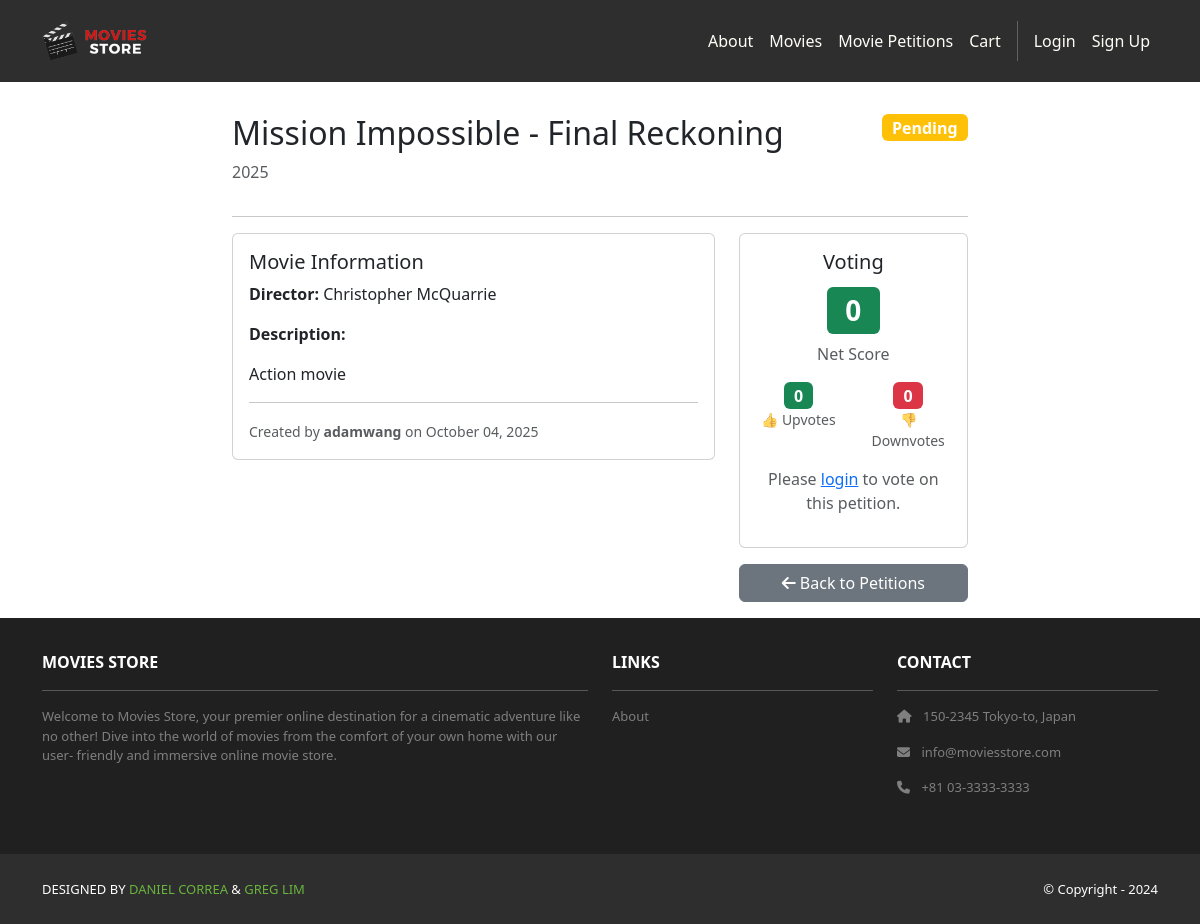
/movies/petitions/1/, run on the app's committed database.
### movies/models.py (models this page shows, shortened)
class MoviePetition(models.Model):
    id = models.AutoField(primary_key=True)
    movie_title = models.CharField(max_length=255)
    movie_description = models.TextField(blank=True, null=True)
    movie_year = models.IntegerField(blank=True, null=True)
    movie_director = models.CharField(max_length=255, blank=True, null=True)
    created_by = models.ForeignKey(User, on_delete=models.CASCADE)
    created_at = models.DateTimeField(auto_now_add=True)
    status = models.CharField(max_length=20, choices=[
        ('pending', 'Pending'),
        ('approved', 'Approved'),
        ('rejected', 'Rejected')
    ], default='pending')
    def get_vote_score(self):
        upvotes = self.petitionvote_set.filter(vote_type='upvote').count()
        downvotes = self.petitionvote_set.filter(vote_type='downvote').count()
        return upvotes - downvotes
    def get_upvotes(self):
        return self.petitionvote_set.filter(vote_type='upvote').count()
    def get_downvotes(self):
        return self.petitionvote_set.filter(vote_type='downvote').count()

### movies/views.py (the view)
# urls.py: path('petitions/<int:id>/', views.petition_detail, name='movies.petition_detail'),
def petition_detail(request, id):
    petition = get_object_or_404(MoviePetition, id=id)
    user_vote = None
    if request.user.is_authenticated:
        try:
            user_vote = PetitionVote.objects.get(petition=petition, user=request.user)
        except PetitionVote.DoesNotExist:
            pass
    template_data = {}
    template_data['title'] = f'Petition: {petition.movie_title}'
    template_data['petition'] = petition
    template_data['user_vote'] = user_vote
    template_data['vote_score'] = petition.get_vote_score()
    template_data['upvotes'] = petition.get_upvotes()
    template_data['downvotes'] = petition.get_downvotes()
    return render(request, 'movies/petition_detail.html', {'template_data': template_data})

### movies/templates/movies/petition_detail.html (shortened to what this page needs)
{% extends 'base.html' %}
{% block content %}
{% load static %}
<div class="p-3">
  <div class="container">
    <div class="row mt-3">
      <div class="col-md-8 mx-auto">
        <div class="d-flex justify-content-between align-items-start mb-3">
          <div>
            <h2>{{ template_data.petition.movie_title }}</h2>
            {% if template_data.petition.movie_year %}
              <p class="text-muted">{{ template_data.petition.movie_year }}</p>
            {% endif %}
          </div>
          <span class="badge bg-{% if template_data.petition.status == 'approved' %}success{% elif template_data.petition.status == 'rejected' %}danger{% else %}warning{% endif %} fs-6">
            {{ template_data.petition.get_status_display }}
          </span>
        </div>
        <hr />
        <div class="row">
          <div class="col-md-8">
            <div class="card">
              <div class="card-body">
                <h5 class="card-title">Movie Information</h5>
                {% if template_data.petition.movie_director %}
                <p><strong>Director:</strong> {{ template_data.petition.movie_director }}</p>
                {% endif %}
                {% if template_data.petition.movie_description %}
                <p><strong>Description:</strong></p>
                <p>{{ template_data.petition.movie_description }}</p>
                {% endif %}
                <hr>
                <div class="d-flex justify-content-between align-items-center">
                  <div>
                    <small class="text-muted">
                      Created by <strong>{{ template_data.petition.created_by.username }}</strong> on {{ template_data.petition.created_at|date:"F d, Y" }}
                    </small>
                  </div>
                </div>
              </div>
            </div>
          </div>
          <div class="col-md-4">
            <div class="card">
              <div class="card-body text-center">
                <h5 class="card-title">Voting</h5>
                <div class="mb-3">
                  <div class="display-6 mb-2">
                    <span class="badge bg-{% if template_data.vote_score >= 0 %}success{% else %}danger{% endif %} fs-3">
                      {{ template_data.vote_score }}
                    </span>
                  </div>
                  <p class="text-muted">Net Score</p>
                </div>
                <div class="row mb-3">
                  <div class="col-6">
                    <span class="badge bg-success fs-6">{{ template_data.upvotes }}</span>
                    <p class="small text-muted mb-0">👍 Upvotes</p>
                  </div>
                  <div class="col-6">
                    <span class="badge bg-danger fs-6">{{ template_data.downvotes }}</span>
                    <p class="small text-muted mb-0">👎 Downvotes</p>
                  </div>
                </div>
                {% if user.is_authenticated %}
                  <div class="d-grid gap-2">
                    {% if template_data.user_vote %}
                      {% if template_data.user_vote.vote_type == 'upvote' %}
                        <button class="btn btn-success btn-sm" disabled>
                          <i class="fas fa-thumbs-up"></i> You upvoted
                        </button>
                        <form method="POST" action="{% url 'movies.vote_petition' id=template_data.petition.id %}">
                          {% csrf_token %}
                          <input type="hidden" name="vote_type" value="downvote">
                          <button type="submit" class="btn btn-outline-danger btn-sm w-100">
                            <i class="fas fa-thumbs-down"></i> Downvote
                          </button>
                        </form>
                      {% else %}
                        <form method="POST" action="{% url 'movies.vote_petition' id=template_data.petition.id %}">
                          {% csrf_token %}
                          <input type="hidden" name="vote_type" value="upvote">
                          <button type="submit" class="btn btn-outline-success btn-sm w-100">
                            <i class="fas fa-thumbs-up"></i> Upvote
                          </button>
                        </form>
                        <button class="btn btn-danger btn-sm" disabled>
                          <i class="fas fa-thumbs-down"></i> You downvoted
                        </button>
                      {% endif %}
                      <form method="POST" action="{% url 'movies.vote_petition' id=template_data.petition.id %}">
                        {% csrf_token %}
                        <input type="hidden" name="vote_type" value="{{ template_data.user_vote.vote_type }}">
                        <button type="submit" class="btn btn-outline-secondary btn-sm w-100">
                          <i class="fas fa-times"></i> Remove Vote
                        </button>
                      </form>
                    {% else %}
                      <form method="POST" action="{% url 'movies.vote_petition' id=template_data.petition.id %}">
                        {% csrf_token %}
                        <input type="hidden" name="vote_type" value="upvote">
                        <button type="submit" class="btn btn-outline-success btn-sm w-100">
                          <i class="fas fa-thumbs-up"></i> Upvote
                        </button>
                      </form>
                      <form method="POST" action="{% url 'movies.vote_petition' id=template_data.petition.id %}">
                        {% csrf_token %}
                        <input type="hidden" name="vote_type" value="downvote">
                        <button type="submit" class="btn btn-outline-danger btn-sm w-100">
                          <i class="fas fa-thumbs-down"></i> Downvote
                        </button>
                      </form>
                    {% endif %}
                  </div>
                {% else %}
                  <p class="text-muted">Please <a href="{% url 'accounts.login' %}">login</a> to vote on this petition.</p>
                {% endif %}
              </div>
            </div>
            <div class="mt-3">
              <a href="{% url 'movies.petitions' %}" class="btn btn-secondary w-100">
                <i class="fas fa-arrow-left"></i> Back to Petitions
              </a>
            </div>
          </div>
        </div>
      </div>
    </div>
  </div>
</div>
{% endblock content %}

### data on the page
MoviePetition: petition.movie_title "Mission Impossible - Final Reckoning", petition.movie_year "2025", petition.status "Pending", petition.movie_director "Christopher McQuarrie", petition.movie_description "Action movie", petition.created_by.username "adamwang", petition.created_at "October 04, 2025"

### other printed values
{{ template_data.vote_score }} "0"
{{ template_data.upvotes }} "0"
{{ template_data.downvotes }} "0"
